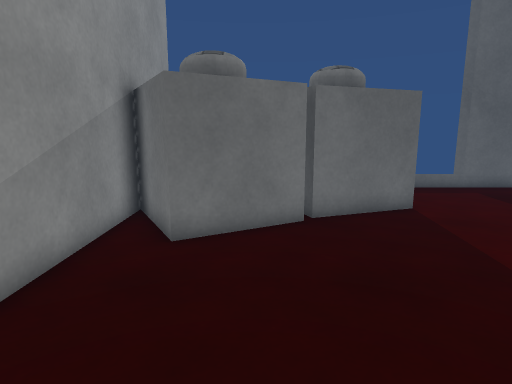
[1] (above)

12 first-person views from a walk through a Unity game level. The camera is 1.3 m above the floor, tilts 10° down and sees 75° across. The floor is counted in squares, 0.5 m on a side. Each view is taken from the middle of a square. On the plan, view 1 faces up. The plan holds only what a view shows up to about 20 squares ahead; the rest is blank. The place goes on beyond the plan. Some animated figures are left out. Surface patterns are stand-ins for the level's own textures.

[2]
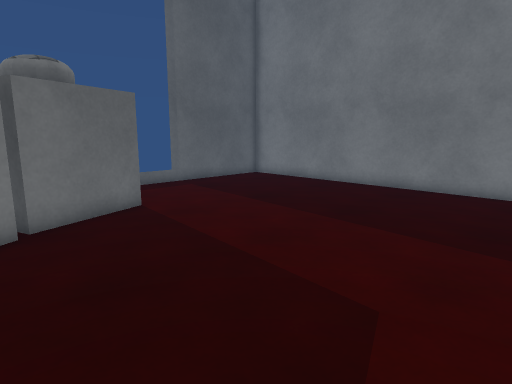

[3]
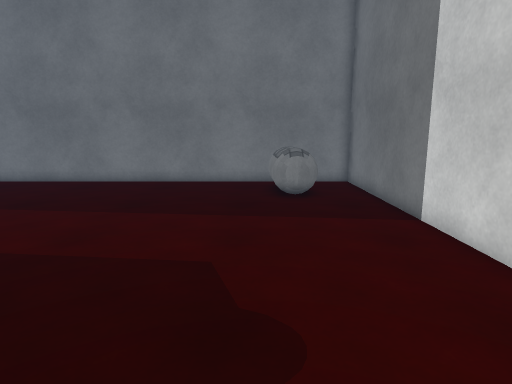

[4]
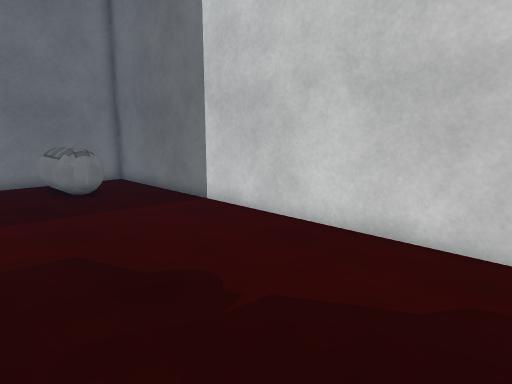

[5]
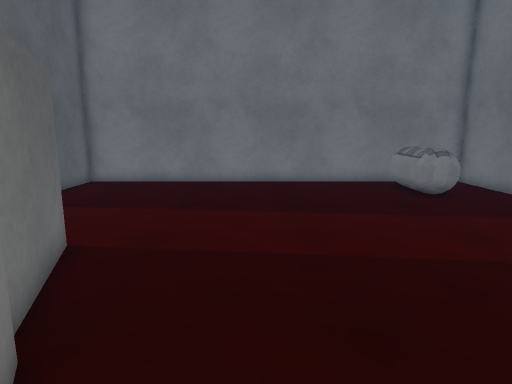

[6]
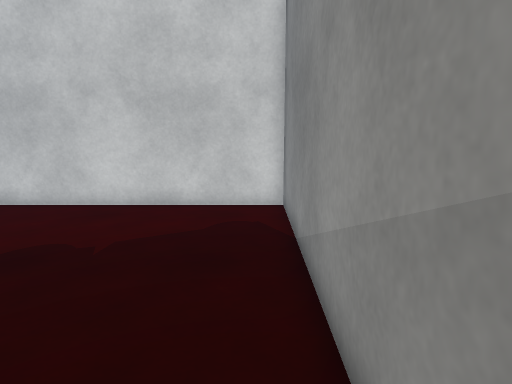

[7]
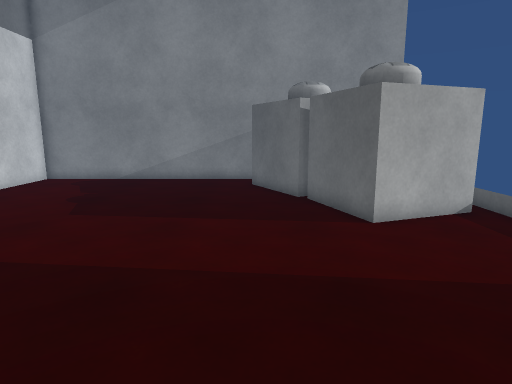

[8]
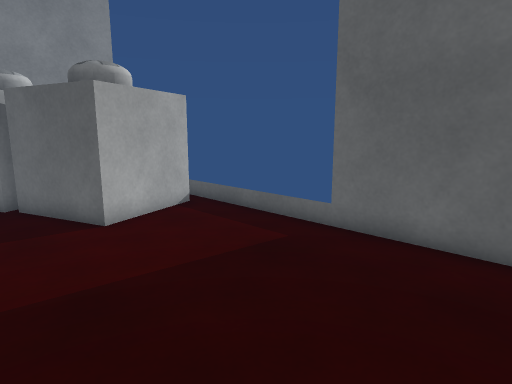

[9]
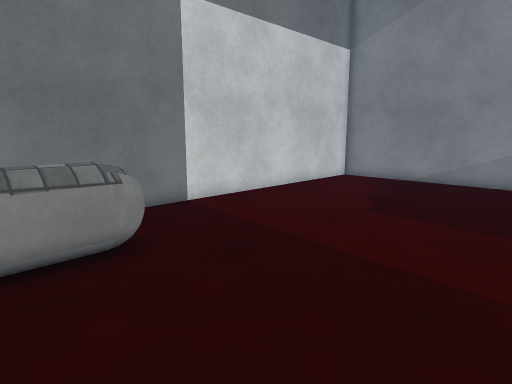

[10]
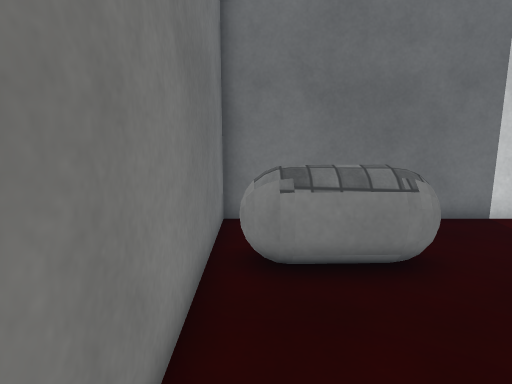

[11]
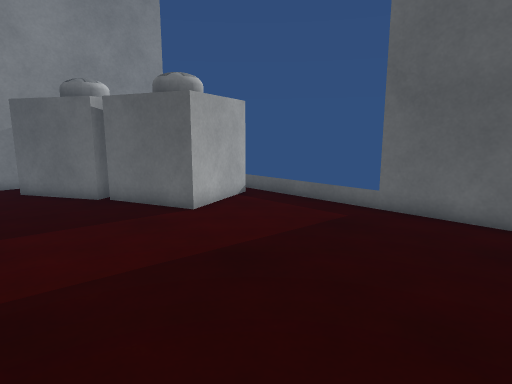

[12]
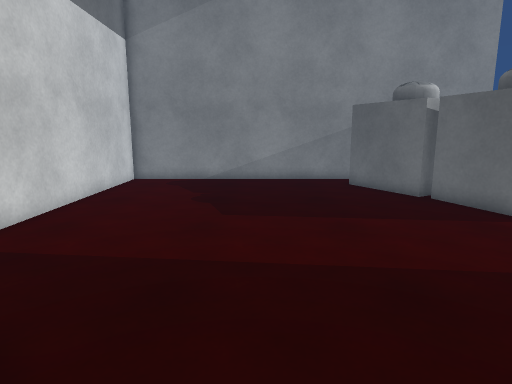

### Floor plan
Key: @ floor where view 1 was taken; # wall or solid block; . floor; C capsule; O other object.
Columns run from 4 left of view 1 to 16 right of it. Each row starts with its distance up from view 1.
 16                ######
 15         O...........#
 14         OO..........#
 13       O OO..........#
 12       OOOO..........#
 11 #  OO OOOO..........#
 10 #OOOOOOO............#
  9 #OOOOO..............#
  8 #.OO................#
  7 #...................#
  6 #...................#
  5 #...................#
  4 #...................#
  3 #...................#
  2 #...................#
  1 #...................#
  0 #...@..........CCCCC#
 -1 #..............CCCCC#
 -2 #...............C  .#
 -3 #...................#
 -4 #####################

Positions as (right, up) in squares from view 1, and headings:
1: (0, 0), facing up
2: (0, 0), facing up-right
3: (-2, 1), facing right
4: (-3, 4), facing down-right
5: (-2, 7), facing right
6: (-3, 8), facing down
7: (15, 8), facing left
8: (15, 8), facing up-left
9: (15, 7), facing down-left
10: (15, 6), facing down
11: (15, 5), facing up-left
12: (15, 3), facing left
